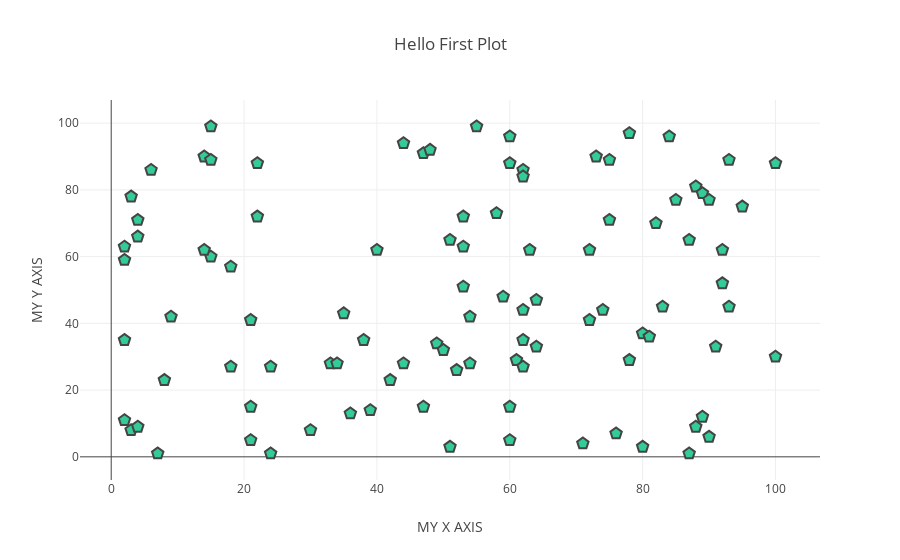

The notebook cell saved with this chart:
### Code cell
random_x = np.random.randint(1, 101, 100)
random_y = np.random.randint(1, 101, 100)

data = [go.Scatter(x=random_x,
                   y=random_y,
                   mode='markers', 
                   marker=dict(
                       size=12,
                       color='rgb(51,204,153)',
                       symbol='pentagon',
                       line={'width':2}
                   ))]

layout = go.Layout(title='Hello First Plot', 
                  xaxis={'title':'MY X AXIS'},
                  yaxis=dict(title='MY Y AXIS'), 
                  hovermode='closest')

plotly.offline.init_notebook_mode(connected=True)
fig = go.Figure(data=data, layout=layout)
pyo.iplot(fig, filename='scatter.html')
# pyo.plot(fig, filename='scatter.html')

### Figure 1 — Plotly figure (JSON) as saved in the notebook; plotly's stock layout.template omitted (floating-point values rounded to 4 significant figures)
{"data": [{"marker": {"color": "rgb(51,204,153)", "line": {"width": 2}, "size": 12, "symbol": "pentagon"}, "mode": "markers", "type": "scatter", "uid": "d258afa0-d40a-4102-9906-96161cfc4414", "x": [52, 93, 15, 72, 61, 21, 83, 87, 75, 75, 88, 100, 24, 3, 22, 53, 2, 88, 30, 38, 2, 64, 60, 21, 33, 76, 58, 22, 89, 49, 91, 59, 42, 92, 60, 80, 15, 62, 62, 47, 62, 51, 55, 64, 3, 51, 7, 21, 73, 39, 18, 4, 89, 60, 14, 9, 90, 53, 2, 84, 92, 60, 71, 44, 8, 47, 35, 78, 81, 36, 50, 4, 2, 6, 54, 4, 54, 93, 63, 18, 90, 44, 34, 74, 62, 100, 14, 95, 48, 15, 72, 78, 87, 62, 40, 85, 80, 82, 53, 24], "y": [26, 89, 60, 41, 29, 15, 45, 65, 89, 71, 9, 88, 1, 8, 88, 63, 11, 81, 8, 35, 35, 33, 5, 41, 28, 7, 73, 72, 12, 34, 33, 48, 23, 62, 88, 37, 99, 44, 86, 91, 35, 65, 99, 47, 78, 3, 1, 5, 90, 14, 27, 9, 79, 15, 90, 42, 77, 51, 63, 96, 52, 96, 4, 94, 23, 15, 43, 29, 36, 13, 32, 71, 59, 86, 28, 66, 42, 45, 62, 57, 6, 28, 28, 44, 84, 30, 62, 75, 92, 89, 62, 97, 1, 27, 62, 77, 3, 70, 72, 27]}], "layout": {"hovermode": "closest", "title": "Hello First Plot", "xaxis": {"title": "MY X AXIS"}, "yaxis": {"title": "MY Y AXIS"}}}
